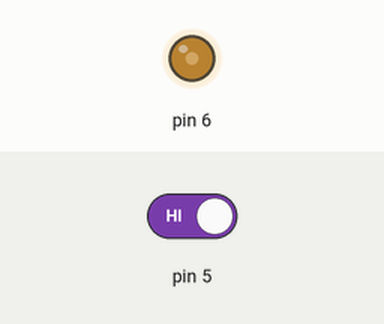
Bench run of a sketch on a simulated Arduino Uno, built with avr-gcc and run on an emulated ATmega328P. Shown: output pins drawn as LEDs (lit = HIGH). The test bench sets the inputs (shaded band); at power-on: pin 5 HIGH. What the sketch prints to the serial monitor is not drawn.

Above: at 1.2 s.
1.3 s: pin 5 driven LOW
At 2.5 s:
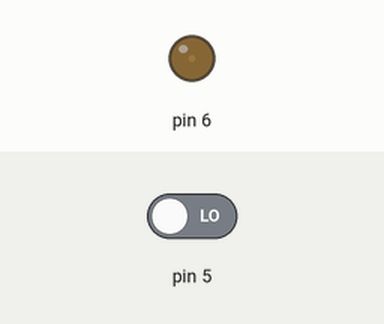
2.8 s: pin 5 driven HIGH
At 3.8 s:
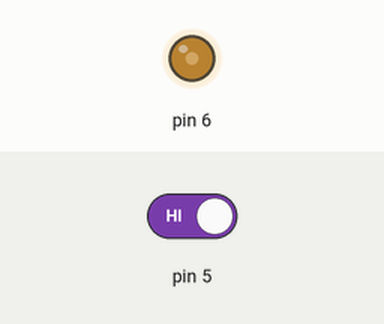
Timing chart, 0 to 5.8 s (numbered marks = the images above; inputs shaded):
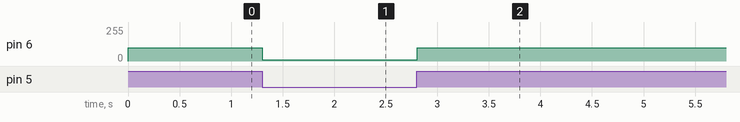

The sketch:

IR_sensor_led.ino
```cpp
int i;
void setup() {
pinMode(5, INPUT);
Serial.begin(9600);
}

void loop() {
Serial.println(" hi");
i=digitalRead(5);
if(i==0)
{
  light1();
}
else if(i==1)
{
 light();
}
}

void light()
{
  analogWrite(6, 100);
}
void light1()
{
  analogWrite(6, 10);
}
```

Measured:
- after the input at 1.3 s, pin 6: 100/255 → 10/255 at once
- after the input at 2.8 s, pin 6: 10/255 → 100/255 at once
